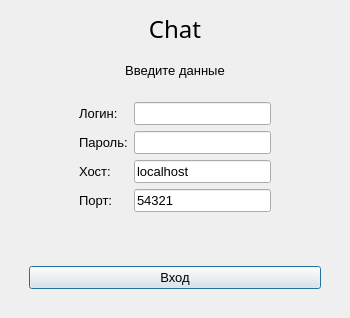
<?xml version="1.0" encoding="UTF-8"?>
<ui version="4.0">
 <class>StartDialog</class>
 <widget class="QDialog" name="StartDialog">
  <property name="geometry">
   <rect>
    <x>0</x>
    <y>0</y>
    <width>350</width>
    <height>318</height>
   </rect>
  </property>
  <property name="font">
   <font>
    <pointsize>10</pointsize>
   </font>
  </property>
  <property name="windowTitle">
   <string>Chat - Вход</string>
  </property>
  <property name="windowIcon">
   <iconset resource="icons.qrc">
    <normaloff>:/img/chat.svg</normaloff>:/img/chat.svg</iconset>
  </property>
  <property name="layoutDirection">
   <enum>Qt::LeftToRight</enum>
  </property>
  <layout class="QVBoxLayout" name="verticalLayout_3">
   <item>
    <widget class="QLabel" name="logotip">
     <property name="sizePolicy">
      <sizepolicy hsizetype="Preferred" vsizetype="Preferred">
       <horstretch>0</horstretch>
       <verstretch>1</verstretch>
      </sizepolicy>
     </property>
     <property name="font">
      <font>
       <family>Segoe UI Variable Text</family>
       <pointsize>18</pointsize>
       <italic>false</italic>
       <bold>false</bold>
      </font>
     </property>
     <property name="styleSheet">
      <string notr="true">font: 18pt &quot;Segoe UI Variable Text&quot;;</string>
     </property>
     <property name="text">
      <string>Chat</string>
     </property>
     <property name="alignment">
      <set>Qt::AlignCenter</set>
     </property>
    </widget>
   </item>
   <item>
    <widget class="QWidget" name="widget1" native="true">
     <property name="sizePolicy">
      <sizepolicy hsizetype="Preferred" vsizetype="Preferred">
       <horstretch>0</horstretch>
       <verstretch>7</verstretch>
      </sizepolicy>
     </property>
     <layout class="QVBoxLayout" name="verticalLayout_2">
      <item>
       <widget class="QLabel" name="welcomeLabel">
        <property name="text">
         <string>Введите данные</string>
        </property>
        <property name="alignment">
         <set>Qt::AlignCenter</set>
        </property>
       </widget>
      </item>
      <item>
       <widget class="QWidget" name="widget6" native="true">
        <layout class="QHBoxLayout" name="horizontalLayout_2">
         <item>
          <widget class="QWidget" name="widget7" native="true">
           <property name="sizePolicy">
            <sizepolicy hsizetype="Preferred" vsizetype="Preferred">
             <horstretch>1</horstretch>
             <verstretch>0</verstretch>
            </sizepolicy>
           </property>
          </widget>
         </item>
         <item>
          <widget class="QWidget" name="widget5" native="true">
           <property name="sizePolicy">
            <sizepolicy hsizetype="Preferred" vsizetype="Preferred">
             <horstretch>6</horstretch>
             <verstretch>0</verstretch>
            </sizepolicy>
           </property>
           <layout class="QVBoxLayout" name="verticalLayout">
            <item>
             <layout class="QFormLayout" name="formLayout">
              <item row="0" column="1">
               <widget class="QLineEdit" name="loginLineEdit">
                <property name="styleSheet">
                 <string notr="true"/>
                </property>
               </widget>
              </item>
              <item row="1" column="1">
               <widget class="QLineEdit" name="passwordLineEdit">
                <property name="styleSheet">
                 <string notr="true"/>
                </property>
                <property name="echoMode">
                 <enum>QLineEdit::Password</enum>
                </property>
               </widget>
              </item>
              <item row="2" column="0">
               <widget class="QLabel" name="hostLabel">
                <property name="text">
                 <string>Хост:</string>
                </property>
               </widget>
              </item>
              <item row="2" column="1">
               <widget class="QLineEdit" name="hostLineEdit">
                <property name="text">
                 <string>localhost</string>
                </property>
               </widget>
              </item>
              <item row="3" column="0">
               <widget class="QLabel" name="portLabel">
                <property name="text">
                 <string>Порт:</string>
                </property>
               </widget>
              </item>
              <item row="3" column="1">
               <widget class="QLineEdit" name="portLineEdit">
                <property name="text">
                 <string>54321</string>
                </property>
               </widget>
              </item>
              <item row="0" column="0">
               <widget class="QLabel" name="loginLabel">
                <property name="text">
                 <string>Логин: </string>
                </property>
               </widget>
              </item>
              <item row="1" column="0">
               <widget class="QLabel" name="passwordLabel">
                <property name="text">
                 <string>Пароль:</string>
                </property>
               </widget>
              </item>
             </layout>
            </item>
           </layout>
          </widget>
         </item>
         <item>
          <widget class="QWidget" name="widget8" native="true">
           <property name="sizePolicy">
            <sizepolicy hsizetype="Preferred" vsizetype="Preferred">
             <horstretch>1</horstretch>
             <verstretch>0</verstretch>
            </sizepolicy>
           </property>
          </widget>
         </item>
        </layout>
       </widget>
      </item>
      <item>
       <widget class="QLabel" name="resultLabel">
        <property name="styleSheet">
         <string notr="true"/>
        </property>
        <property name="text">
         <string/>
        </property>
        <property name="alignment">
         <set>Qt::AlignCenter</set>
        </property>
       </widget>
      </item>
      <item>
       <widget class="QWidget" name="widget2" native="true">
        <layout class="QHBoxLayout" name="horizontalLayout">
         <item>
          <widget class="QPushButton" name="enterButton">
           <property name="sizePolicy">
            <sizepolicy hsizetype="Minimum" vsizetype="Fixed">
             <horstretch>1</horstretch>
             <verstretch>0</verstretch>
            </sizepolicy>
           </property>
           <property name="layoutDirection">
            <enum>Qt::LeftToRight</enum>
           </property>
           <property name="text">
            <string>Вход</string>
           </property>
          </widget>
         </item>
        </layout>
       </widget>
      </item>
     </layout>
    </widget>
   </item>
  </layout>
 </widget>
 <resources>
  <include location="icons.qrc"/>
 </resources>
 <connections/>
</ui>
